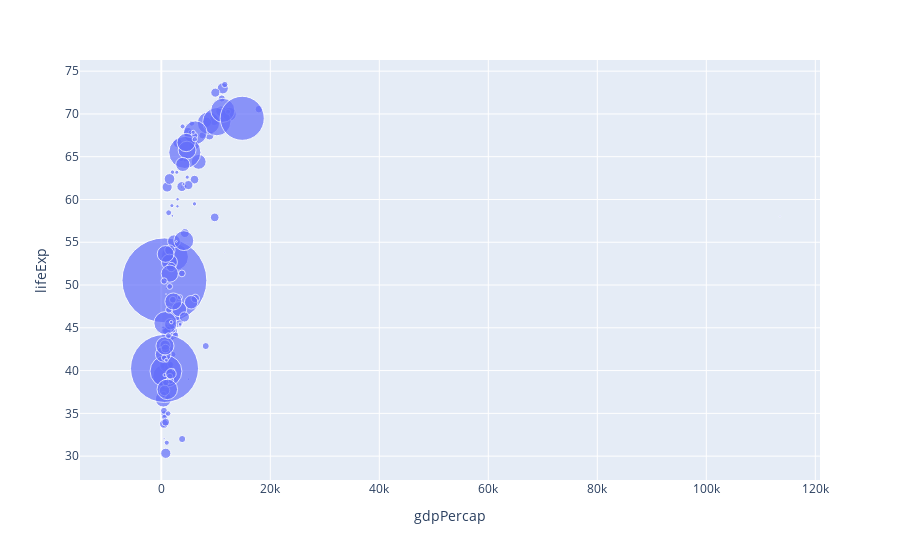
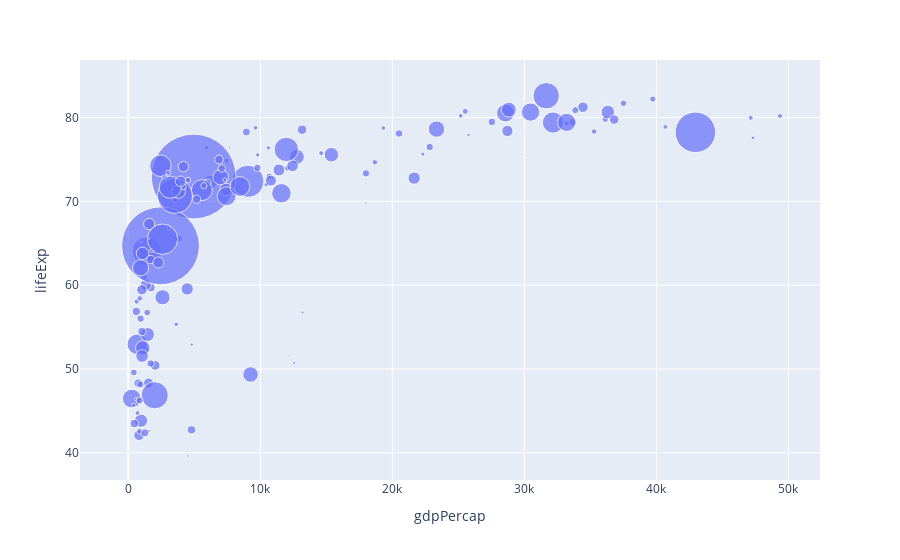

Notebook source saved alongside these figures, in order:
### Markdown cell above
# Multiple Figures

The Plotly cell visualizes GDP and life expectancy data from a single year (2007). Let’s plot another year next to it for comparison and add a caption and subcaptions. Since this will produce a wider visualization we’ll also use the column option to lay it out across the entire page rather than being constrained to the body text column.

There are quite a few changes to this cell. Copy and paste the code below into the notebook if you want to try them locally.

### Code cell
#| label: fig-gapminder
#| fig-cap: "Life Expectancy and GDP"
#| fig-subcap:
#|   - "Gapminder: 1957"
#|   - "Gapminder: 2007"
#| layout-ncol: 2
#| column: page

import plotly
import plotly.express as px
import plotly.io as pio
plotly.offline.init_notebook_mode(connected=True)
gapminder = px.data.gapminder()
def gapminder_plot(year):
    gapminderYear = gapminder.query("year == " + 
                                    str(year))
    fig = px.scatter(gapminderYear, 
                     x="gdpPercap", y="lifeExp",
                     size="pop", size_max=60,
                     hover_name="country")
    fig.show()
    
gapminder_plot(1957)
gapminder_plot(2007)

### Figure 1 — Plotly figure (JSON) as saved in the notebook; plotly's stock layout.template omitted (floating-point values rounded to 4 significant figures; data arrays with more than 128 entries replaced by an {"elided": "..."} marker saying what was removed)
{"data": [{"hovertemplate": "<b>%{hovertext}</b><br><br>gdpPercap=%{x}<br>lifeExp=%{y}<br>pop=%{marker.size}<extra></extra>", "hovertext": {"elided": "142 str values"}, "legendgroup": "", "marker": {"color": "#636efa", "size": {"elided": "142 int values"}, "sizemode": "area", "sizeref": 177100.0, "symbol": "circle"}, "mode": "markers", "name": "", "orientation": "v", "showlegend": false, "type": "scatter", "x": {"elided": "142 float values"}, "xaxis": "x", "y": {"elided": "142 float values"}, "yaxis": "y"}], "layout": {"autosize": true, "legend": {"itemsizing": "constant", "tracegroupgap": 0}, "margin": {"t": 60}, "xaxis": {"anchor": "y", "autorange": true, "domain": [0, 1], "range": [-12820.0, 120600.0], "title": {"text": "gdpPercap"}, "type": "linear"}, "yaxis": {"anchor": "x", "autorange": true, "domain": [0, 1], "range": [26.43, 77.81], "title": {"text": "lifeExp"}, "type": "linear"}}}

### Figure 2 — Plotly figure (JSON) as saved in the notebook; plotly's stock layout.template omitted (floating-point values rounded to 4 significant figures; data arrays with more than 128 entries replaced by an {"elided": "..."} marker saying what was removed)
{"data": [{"hovertemplate": "<b>%{hovertext}</b><br><br>gdpPercap=%{x}<br>lifeExp=%{y}<br>pop=%{marker.size}<extra></extra>", "hovertext": {"elided": "142 str values"}, "legendgroup": "", "marker": {"color": "#636efa", "size": {"elided": "142 int values"}, "sizemode": "area", "sizeref": 366300.0, "symbol": "circle"}, "mode": "markers", "name": "", "orientation": "v", "showlegend": false, "type": "scatter", "x": {"elided": "142 float values"}, "xaxis": "x", "y": {"elided": "142 float values"}, "yaxis": "y"}], "layout": {"autosize": true, "legend": {"itemsizing": "constant", "tracegroupgap": 0}, "margin": {"t": 60}, "xaxis": {"anchor": "y", "autorange": true, "domain": [0, 1], "range": [-3112.0, 52300.0], "title": {"text": "gdpPercap"}, "type": "linear"}, "yaxis": {"anchor": "x", "autorange": true, "domain": [0, 1], "range": [36.27, 88.74], "title": {"text": "lifeExp"}, "type": "linear"}}}
